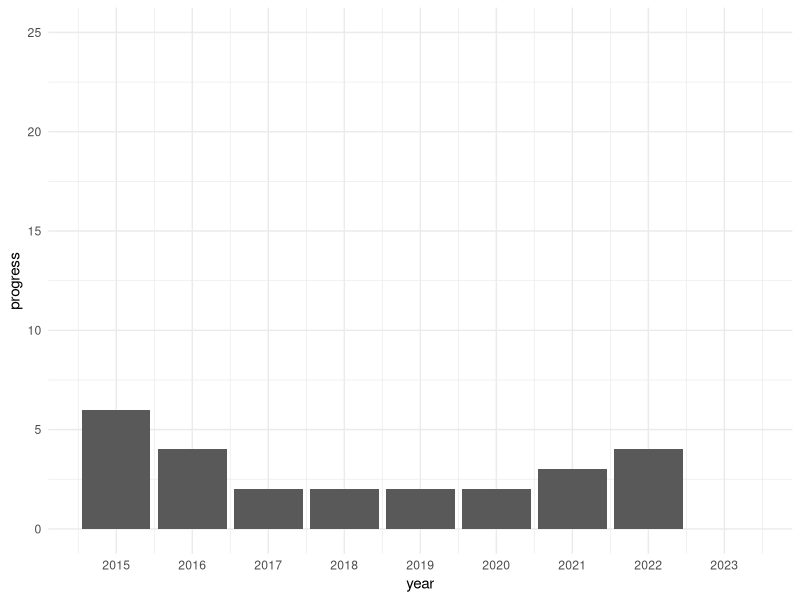

Recreate this plot in R.
## ---- chunk 1
#| label: progress plot
#| echo: false
#| fig-height: 3
library(tidyverse)

tibble(year     = 2015:2023,
       progress = c("2015" = 6,
                    "2016" = 4,
                    "2017" = 2,
                    "2018" = 2,
                    "2019" = 2,
                    "2020" = 2,
                    "2021" = 3,
                    "2022" = 4,
                    "2023" = 0)) |> 
    ggplot(mapping = aes(x = year, y = progress)) + 
    geom_col() +
    scale_x_continuous(breaks = 2015:2023) +
    scale_y_continuous(limits = c(0, 25)) +
    theme_minimal()
